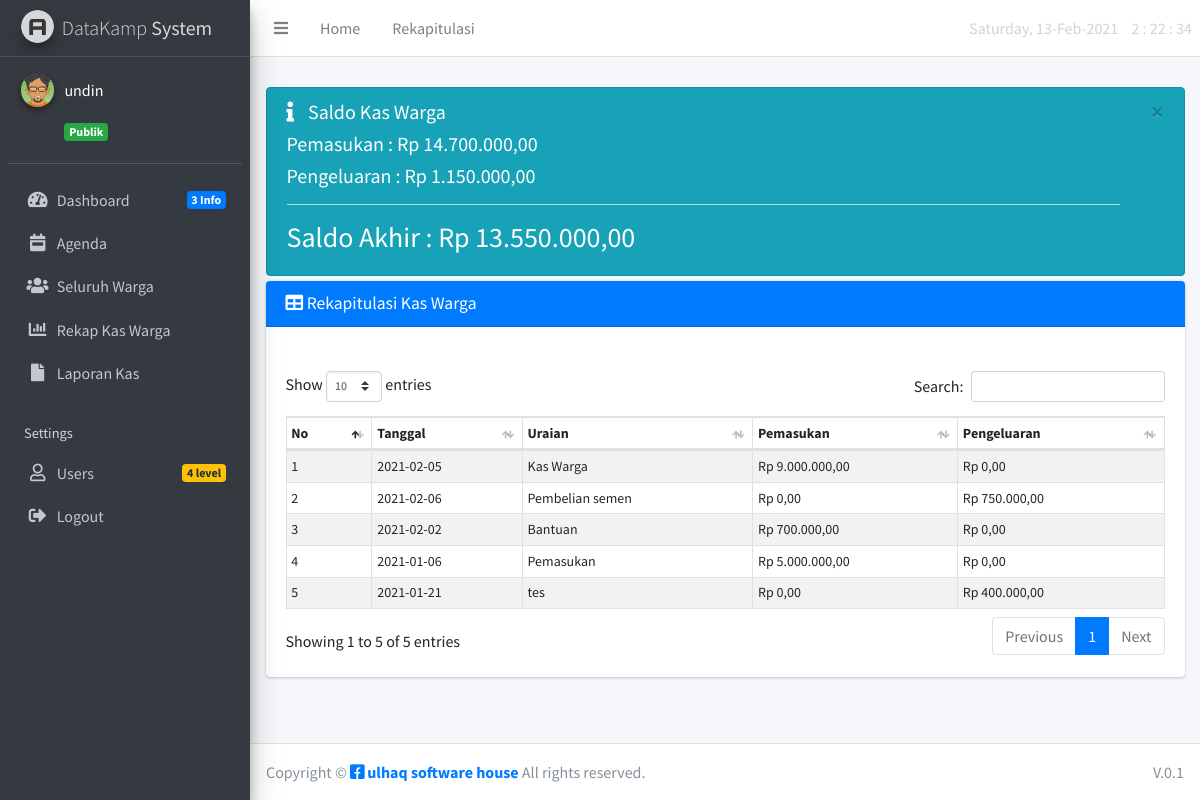
The page /agenda/index.php?page=rekap (signed in) on the database its author committed.
### tables this page shows
CREATE TABLE `kas_warga` (
  `id` int(11) NOT NULL,
  `tanggal` varchar(50) NOT NULL,
  `uraian` varchar(100) NOT NULL,
  `masuk` int(11) NOT NULL,
  `keluar` int(11) NOT NULL
);

### agenda/functions.php (called while the page is built, shortened)
<?php
$conn = mysqli_connect("sql110.epizy.com","epiz_26741992","nmCGZT8Ci6cv","epiz_26741992_datakamp_system");
function kaswarga($query) {
    global $conn;
    $result = mysqli_query($conn,$query);
    $rows = [];
    while($row = mysqli_fetch_assoc($result)) {
        $rows[] = $row;
    }
    return $rows;
}
function rupiah($angka) {
    $rupiah = "Rp " . number_format($angka,2,',','.');
    return $rupiah;
}
?>

### agenda/kas_warga/rekap_kaswarga.php (the view, shortened to what this page needs)
<?php
require 'functions.php';
$data = kaswarga("SELECT * FROM kas_warga");
$result1 = mysqli_query($conn,"SELECT * FROM kas_warga WHERE masuk");
$tot_masuk = 0;
while($masuk = mysqli_fetch_assoc($result1)) {
	$tot_masuk += $masuk["masuk"];
}
$result2 = mysqli_query($conn,"SELECT * FROM kas_warga WHERE keluar");
$tot_keluar = 0;
while($keluar = mysqli_fetch_assoc($result2)) {
	$tot_keluar += $keluar["keluar"];
}
?>
<div class="alert alert-info alert-dismissible" style="margin-bottom:5px;">
	<button type="button" class="close" data-dismiss="alert" aria-hidden="true">&times;</button>
	<h5>
		<i class="icon fas fa-info"></i> Saldo Kas Warga</h5>
	<h5>Pemasukan :
		<?= rupiah($tot_masuk); ?>
	</h5>
	<h5>Pengeluaran :
		<?= rupiah($tot_keluar); ?>
	</h5>
	<hr>
	<h3>Saldo Akhir :
		<?= rupiah($tot_masuk - $tot_keluar); ?>
	</h3>
</div>
<div class="card card-info ">
	<div class="card-header bg-primary">
		<h3 class="card-title">
			<i class="fa fa-table"></i>  Rekapitulasi Kas Warga
        </h3>
	</div>
	<div class="card-body">
		<div class="table-responsive">
            <br>
			<table id="example1" class="table table-bordered table-striped table-sm display"style="font-size:14px;">
				<thead>
					<tr>
						<th>No</th>
						<th>Tanggal</th>
                        <th>Uraian</th>
						<th>Pemasukan</th>
                        <th>Pengeluaran</th>
					</tr>
				</thead>
				<tbody>
				<?php $i=1; ?>
				<?php foreach($data as $kas) : ?>
					<tr>
						<td><?= $i++; ?></td>
						<td><?= $kas["tanggal"]; ?></td>
                        <td><?= $kas["uraian"]; ?></td>
                        <td><?= rupiah($kas["masuk"]); ?></td>
                        <td><?= rupiah($kas["keluar"]); ?></td>
					</tr>
               <?php endforeach ; ?>
				</tbody>
			</table>
		</div>
	</div>

### rows shown on the page
kas_warga: tanggal "2021-02-05", uraian "Kas Warga", masuk "Rp 9.000.000,00", keluar "Rp 0,00"
kas_warga: tanggal "2021-02-06", uraian "Pembelian semen", masuk "Rp 0,00", keluar "Rp 750.000,00"
kas_warga: tanggal "2021-02-02", uraian "Bantuan", masuk "Rp 700.000,00", keluar "Rp 0,00"
kas_warga: tanggal "2021-01-06", uraian "Pemasukan", masuk "Rp 5.000.000,00", keluar "Rp 0,00"
kas_warga: tanggal "2021-01-21", uraian "tes", masuk "Rp 0,00", keluar "Rp 400.000,00"

### other values the page prints
$data_user "undin"
$data_level "Publik"
rupiah($tot_masuk) "Rp 14.700.000,00"
rupiah($tot_keluar) "Rp 1.150.000,00"
rupiah($tot_masuk - $tot_keluar) "Rp 13.550.000,00"
